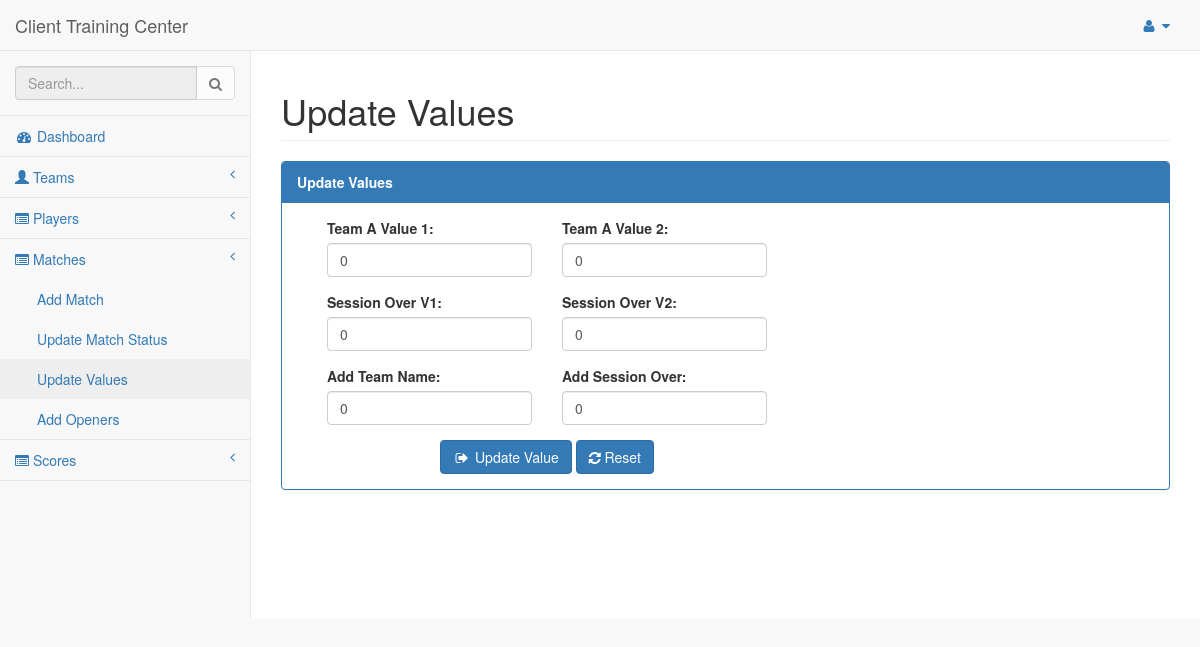
Page /updateValue.php on the committed database.
### tables this page shows
CREATE TABLE `bettable` (
  `id` int(11) NOT NULL,
  `teamAv1` int(11) NOT NULL,
  `teamAv2` int(11) NOT NULL,
  `sessionOverV1` int(11) NOT NULL,
  `sessionOverV2` int(11) NOT NULL,
  `xBollV1` varchar(50) NOT NULL,
  `xBollV2` varchar(50) NOT NULL
);

### classes/database.php (called while the page is built, shortened)
<?php
Class Database{
 public $host   = "localhost";
 public $user   = "root";
 public $pass   = "";
 public $dbname = "admin_db";
 public $link;
private function connectDB(){
 $this->link = new mysqli($this->host, $this->user, $this->pass,
  $this->dbname);
 $this->link->set_charset("UTF8");
 }
public function select($query){
  $result = $this->link->query($query) or
   die($this->link->error.__LINE__);
  if($result->num_rows > 0){
    return $result;
  } else {
    return false;
  }
 }
}

### classes/Team.php (called while the page is built, shortened)
<?php
$filepath=realpath(dirname(__FILE__));
include_once ($filepath.'/database.php');
class Team
{   private $db;
	function __construct()
	{
		$this->db=new Database();
	}
    public function getAllValue(){
        $query = "select * from bettable";
        $result = $this->db->select($query);
        return $result;
    }
}

### updateValue.php (the view, shortened to what this page needs)
<!DOCTYPE html>
<html lang="en">
<head>
    <link href="vendor/bootstrap/css/bootstrap.min.css" rel="stylesheet">
    <link href="vendor/metisMenu/metisMenu.min.css" rel="stylesheet">
    <link href="dist/css/sb-admin-2.css" rel="stylesheet">
    <link href="vendor/morrisjs/morris.css" rel="stylesheet">
    <link href="vendor/font-awesome/css/font-awesome.min.css" rel="stylesheet" type="text/css">
</head>
<body>
<div id="wrapper">
    <?php include_once 'includes/navbar.php'?>
    <?php
    include_once 'classes/Team.php';
       $tm=new Team();
       $valuedate=$tm->getAllValue();
       if ($valuedate) {
        $value=$valuedate->fetch_assoc();
       }
    ?>
    <div id="page-wrapper">
        <div class="row">
            <div class="col-lg-12">
                <h1 class="page-header">Update Values</h1>
            </div>
        </div>
        <div class="row">
            <div class="col-lg-12">
                <div class="panel panel-primary">
                    <div class="panel-heading">
                        <b>Update Values</b>
                    </div>
                    <div class="panel-body">
                        <form role="form" class="col-lg-7" method="post" action="">
                            <div class="col-lg-6">
                                <div class="form-group">
                                    <label>Team A Value 1:</label>
                                    <input class="form-control" value="<?php echo $value['teamAv1'];?>"  required type="text" name="teamAv1"  placeholder="Enter Name" />
                                </div>
                            </div>
                            <div class="col-lg-6">
                                <div class="form-group">
                                    <label>Team A Value 2:</label>
                                    <input class="form-control" value="<?php echo $value['teamAv2']; ?>" required type="text"  name="teamAv2" placeholder="Enter Location" />
                                </div>
                            </div>
                            <div class="col-lg-6">
                                <div class="form-group">
                                    <label>Session Over V1:</label>
                                    <input class="form-control" value="<?php echo $value['sessionOverV1']; ?>"  required type="text" name="sessionOverV1"  placeholder="Enter Name" />
                                </div>
                            </div>
                            <div class="col-lg-6">
                                <div class="form-group">
                                    <label>Session Over V2:</label>
                                    <input class="form-control" value="<?php echo $value['sessionOverV2']; ?>" required type="text"  name="sessionOverV2" placeholder="Enter Location" />
                                </div>
                            </div>
                            <div class="col-lg-6">
                                <div class="form-group">
                                    <label>
                                    Add Team Name:</label>
                                    <input class="form-control" value="<?php echo $value['xBollV1']; ?>"  required type="text" name="xBollV1"  placeholder="Enter Name" />
                                </div>
                            </div>
                            <div class="col-lg-6">
                                <div class="form-group">
                                    <label>Add Session Over:</label>
                                    <input class="form-control" value="<?php echo $value['xBollV2']; ?>" required type="text"  name="xBollV2" placeholder="Enter Location" />
                                </div>
                            </div>
                            <div class="col-lg-12 text-center">
                            <button type="submit" name="update" class="btn btn-primary"><i class="fa fa-sign-out fa-fw"></i> Update Value</button>
                            <button type="reset" class="btn btn-primary"><i class="fa fa-refresh" aria-hidden="true"></i> Reset</button>
                            </div>
                        </form>
                    </div>
                </div>
            </div>
        </div>
    </div>
</div>
</body>
</html>

### rows in the picture
bettable: teamAv1 "0", teamAv2 "0", sessionOverV1 "0", sessionOverV2 "0", xBollV1 "0", xBollV2 "0"
